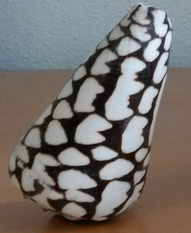
%> input picture Ex4AC/images/shell.jpg, 191 x 233 px, shrunk from 572 x 700 before the run
$ octave readImages.m   (GNU Octave 9; MATLAB toolbox functions it lacks are replaced by stand-ins)
%> lines starting %> are read from the running program, lines starting %| are printed output that depends on the picture
% read images

% shell
shell = imread('images/shell.jpg');
%> shell is the input picture: size 233x191x3 uint8; mean R, G, B 118.2, 114, 110.5
test_shell1 = imread('images/test_shell1.jpg');
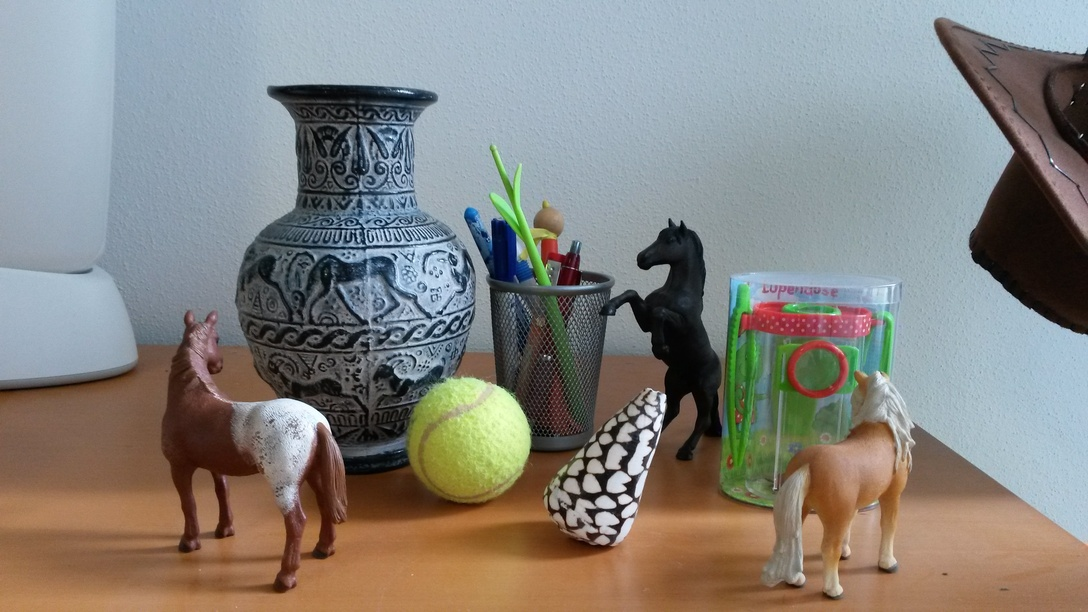
%> input picture Ex4AC/images/test_shell1.jpg, 1088 x 612 px, shrunk from 3264 x 1836 before the run
%> test_shell1 is the input picture: size 612x1088x3 uint8; mean R, G, B 133.7, 131.8, 127.1
test_shell2 = imread('images/test_shell2.jpg');
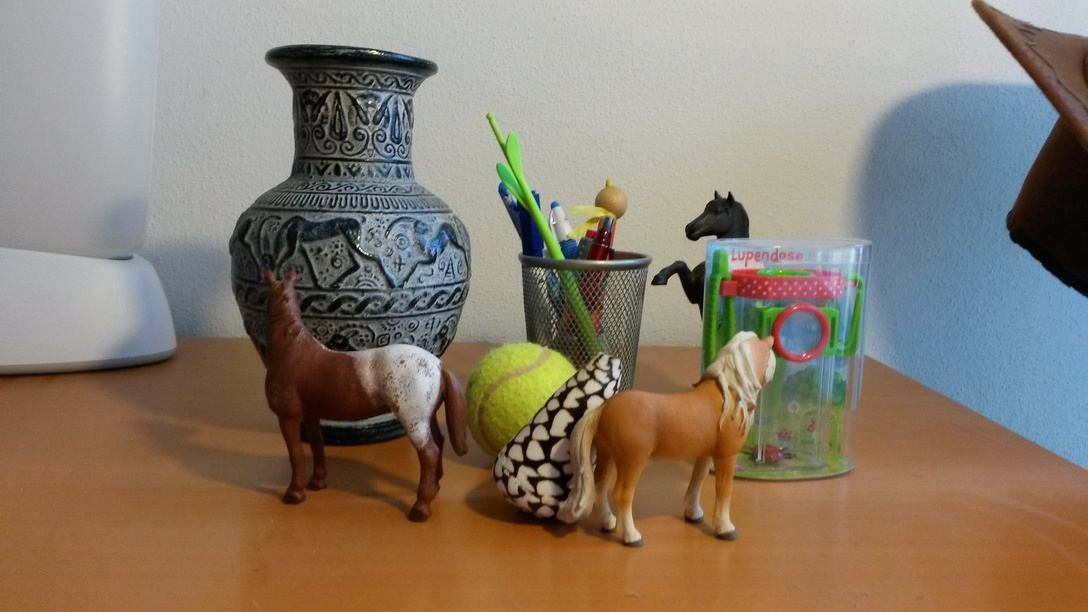
%> input picture Ex4AC/images/test_shell2.jpg, 1088 x 612 px, shrunk from 3264 x 1836 before the run
%> test_shell2 is the input picture: size 612x1088x3 uint8; mean R, G, B 137.4, 124.7, 109.4
test_shell3 = imread('images/test_shell3.jpg');
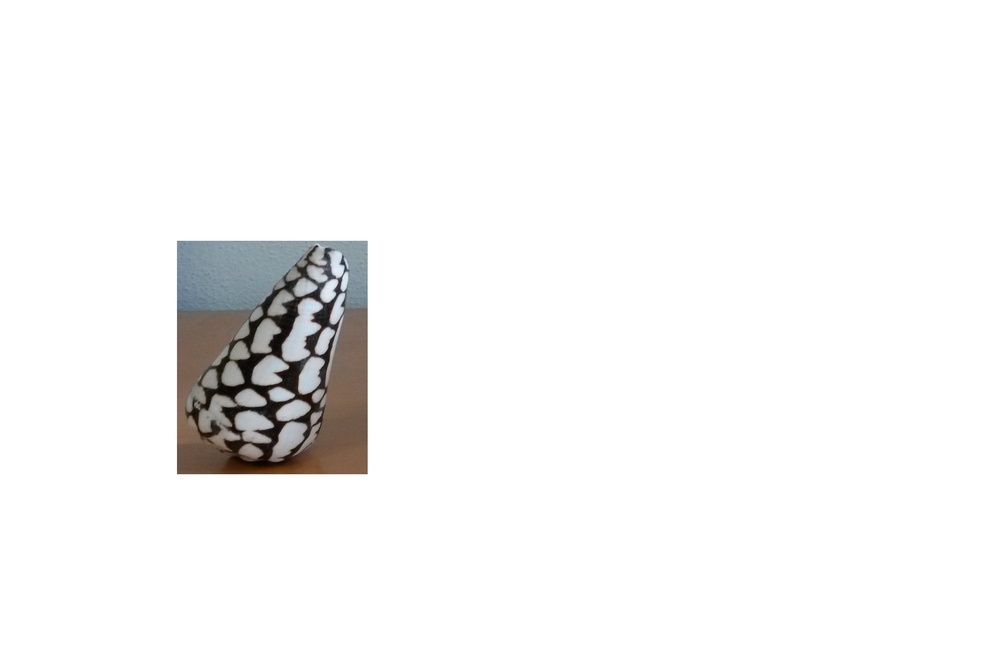
%> input picture Ex4AC/images/test_shell3.jpg, 1000 x 667 px, shrunk from 3000 x 2000 before the run
%> test_shell3 is the input picture: size 667x1000x3 uint8; mean R, G, B 245.9, 245.6, 245.3
test_shell4 = imread('images/test_shell4.jpg');
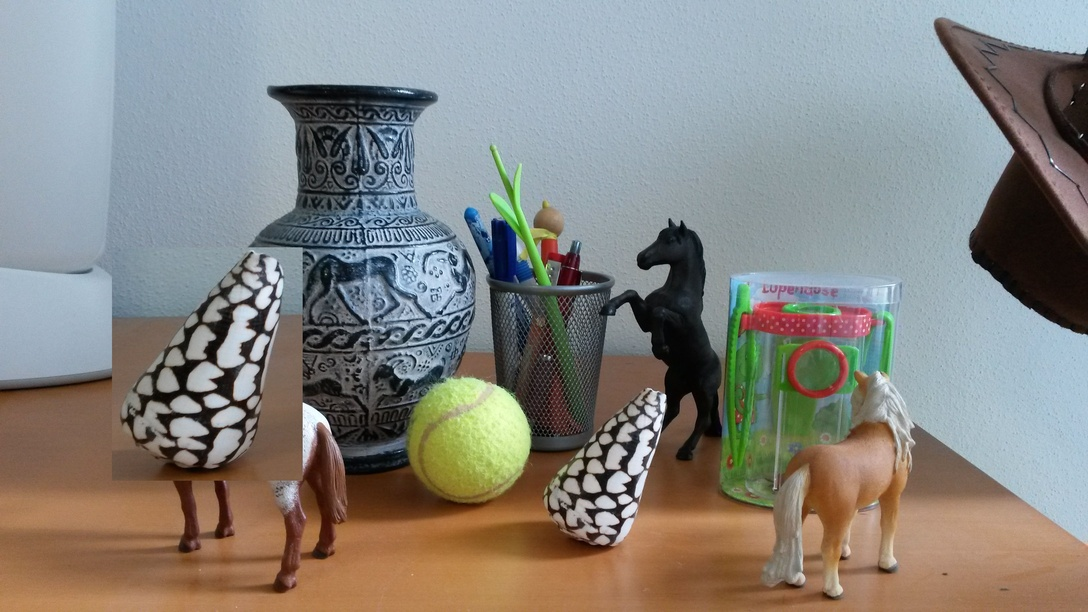
%> input picture Ex4AC/images/test_shell4.jpg, 1088 x 612 px, shrunk from 3264 x 1836 before the run
%> test_shell4 is the input picture: size 612x1088x3 uint8; mean R, G, B 134.5, 133, 128.3

% pot
pot = imread('images/pot.jpg');
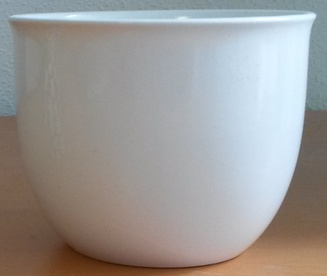
%> input picture Ex4AC/images/pot.jpg, 327 x 276 px, shrunk from 980 x 828 before the run
%> pot is the input picture: size 276x327x3 uint8; mean R, G, B 156.3, 153.4, 151
%> (the run ends here)
